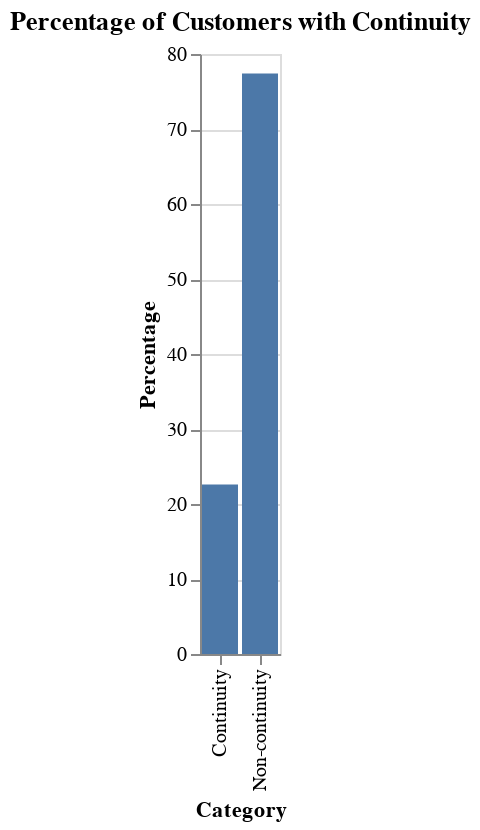

The cell this chart's notebook holds for it:
### Code cell
# 데이터 준비
continue_df = pd.DataFrame({
    'Category': ['Continuity', 'Non-continuity'],
    'Percentage': [continuity_per, 100 - continuity_per]
})

# 시각화
chart = alt.Chart(continue_df).mark_bar().encode(
    x='Category',
    y='Percentage'
)

# 제목 추가
chart = chart.properties(title='Percentage of Customers with Continuity')

# 그래프 출력
chart

### Figure 1 — Vega-Lite specification as saved in the notebook (floating-point values rounded to 4 significant figures)
{"config": {"view": {"continuousWidth": 300, "continuousHeight": 300}}, "data": {"name": "data-f258acec290189109cee4aaec90a644e"}, "mark": {"type": "bar"}, "encoding": {"x": {"field": "Category", "type": "nominal"}, "y": {"field": "Percentage", "type": "quantitative"}}, "title": "Percentage of Customers with Continuity", "$schema": "https://vega.github.io/schema/vega-lite/v5.8.0.json", "datasets": {"data-f258acec290189109cee4aaec90a644e": [{"Category": "Continuity", "Percentage": 22.59}, {"Category": "Non-continuity", "Percentage": 77.41}]}}
